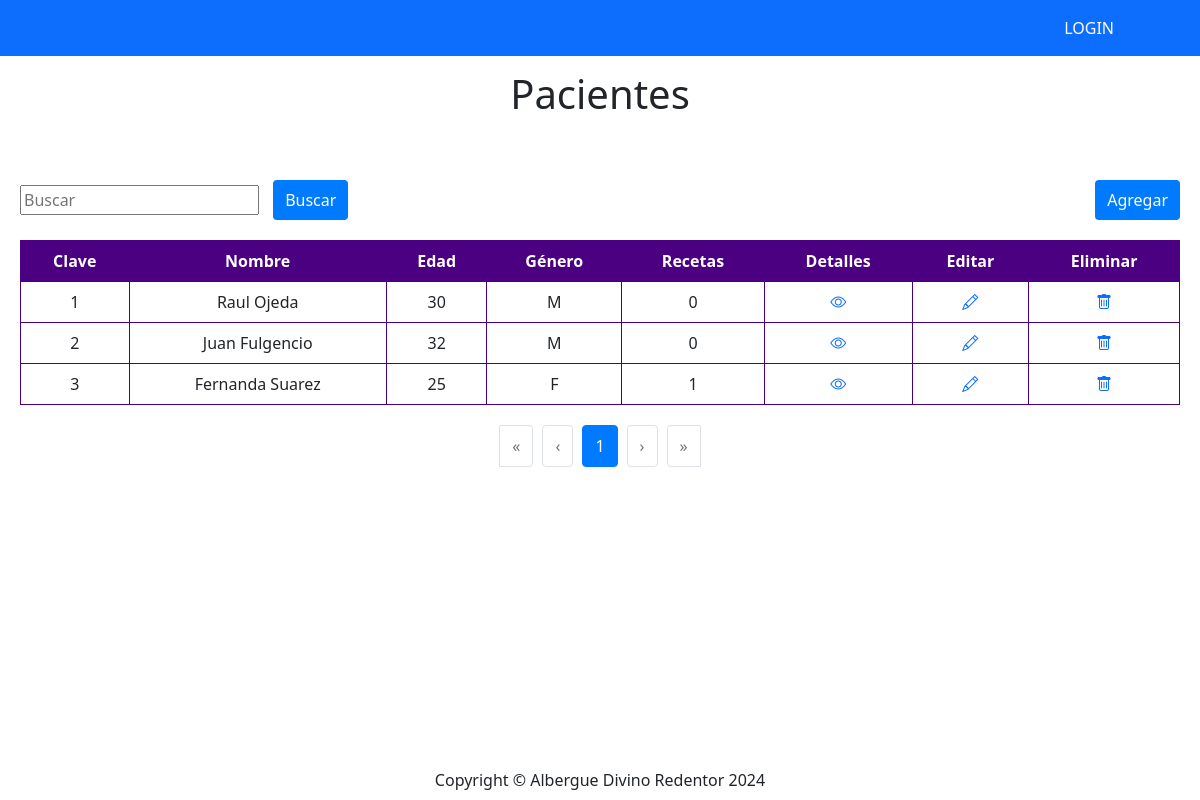
Before: /pacientes/ with the older database file.
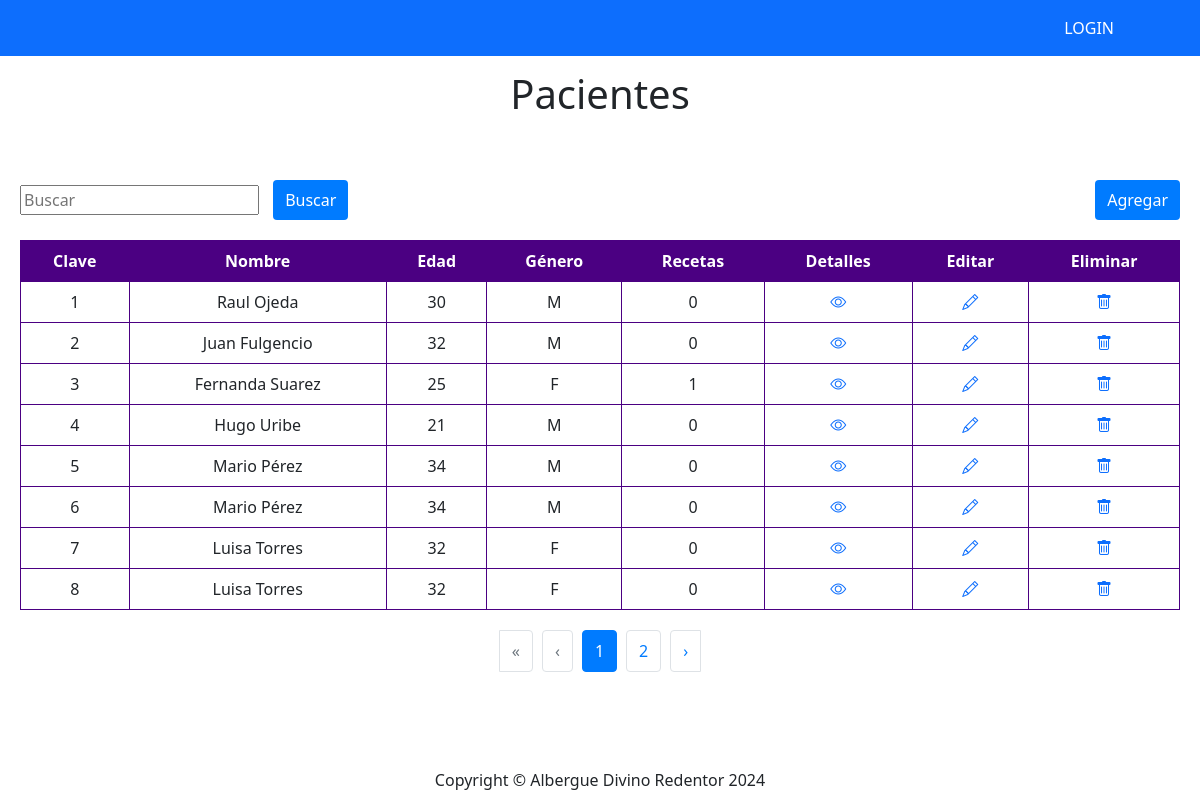
After: the same page with the newer database file.
### paciente/models.py (models this page shows, shortened)
class Paciente(models.Model):
    id = models.AutoField(primary_key=True)
    nombrePaciente = models.TextField(verbose_name="Nombre")
    apellidoPaciente = models.TextField(verbose_name="Apellido", null=True, blank=True)
    edad = models.IntegerField(verbose_name="Edad")
    genero = models.IntegerField(
        null=False,
        blank=False,
        verbose_name="Genero",
        choices = genero_opcion,
        default=1)
    fotoPaciente = models.FileField(upload_to="fotoPaciente", blank=True, null=True, verbose_name="Fotografia")
    created = models.DateTimeField(auto_now_add=True)
    updated = models.DateTimeField(auto_now_add=True)
    class Meta:
        verbose_name = "Paciente"
        verbose_name_plural = "Pacientes"
        ordering = ["id"]

### paciente/views.py (the view)
# urls.py: path('pacientes/', paciente_views.pacientes, name = "Pacientes"),
def pacientes(request):
    query = request.GET.get('busqueda','')
    lista_pacientes =  Paciente.objects.annotate(num_recetas=Count('receta')).only("id","nombrePaciente","apellidoPaciente","edad","genero")
    if query:
        pacientes = pacientes.filter(
            Q(nombrePaciente__icontains=query) |
            Q(apellidoPaciente__icontains=query)
        )
    paginacion = Paginator(lista_pacientes,8)
    pagina = request.GET.get('page')
    try:
        pacientes = paginacion.page(pagina)
    except PageNotAnInteger:
        pacientes = paginacion.page(1)
    except EmptyPage:
        pacientes = paginacion.page(paginacion.num_pages)
    return render(request, "paciente/viewPaciente.html",{'pacientes':pacientes, 'query':query})

### paciente/templates/paciente/viewPaciente.html (shortened to what this page needs)
{% extends "home/base.html" %}
{% block contenido %}
<div class="text-center" style= "padding:10px">
    <h1>Pacientes </h1>
</div>
<container class="container-table">
    <div class="container-button">
        <div class="box">
            <form method="GET" action="{% url 'Pacientes' %}">
                <input type="search" name="busqueda" value="{{query}}" placeholder="Buscar">
                <button  type="submit" class="button-search">Buscar</button>
            </form>
        </div>
        <button class="button-add" onclick="location.href='{% url 'RegistrarPac' %}'">Agregar</button>
    </div>
    <div class= "container-table">
<table class="table table-bordered border-purple text-center align-middle">
    <thead class= "table-purple">
        <tr class="text-white">
            <th>Clave</th>
            <th>Nombre</th>
            <th>Edad</th>
            <th>Género</th>
            <th>Recetas</th>
            <th>Detalles</th>
            <th>Editar</th>
            <th>Eliminar</th>
        </tr>
    </thead>
    <tboody>
        {% for paciente in pacientes  %}
        <tr>
            <td>{{paciente.id}}</td>
            <td>{{paciente.nombrePaciente}} {{paciente.apellidoPaciente}}</td>
            <td>{{paciente.edad}}</td>
            <td>{{paciente.get_genero_display}}</td>
            <td>{{paciente.num_recetas}}</td>
            <td><a href="{% url 'infoPaciente' paciente.id%}"><i class = "bi bi-eye"></a></i></td>
            <td><a href="{% url 'Editar' paciente.id%}"><i class="bi bi-pencil"></i></td>
            <td><a href="{% url 'Eliminar' paciente.id %}"><i class="bi bi-trash"></i></td>
        </tr>
        {% endfor %}
    </tboody>
</table>
</div>
<div class="pagination-container">
    <ul class="pagination-list">
        {% if pacientes.has_previous %}
            <li class="page-item">
                <a class="page-link" href="?page=1{% if query %}&q={{ query }}{% endif %}">&laquo;</a>
            </li>
            <li class="page-item">
                <a class="page-link" href="?page={{ pacientes.previous_page_number }}{% if query %}&q={{ query }}{% endif %}">&lsaquo;</a>
            </li>
        {% else %}
            <li class="page-item disabled">
                <span class="page-link">&laquo;</span>
            </li>
            <li class="page-item disabled">
                <span class="page-link">&lsaquo;</span>
            </li>
        {% endif %}
        {% for num in pacientes.paginator.page_range %}
            {% if pacientes.number == num %}
                <li class="page-item active">
                    <span class="page-link">{{ num }}</span>
                </li>
            {% elif num > pacientes.number|add:-3 and num < pacientes.number|add:3 %}
                <li class="page-item">
                    <a class="page-link" href="?page={{ num }}{% if query %}&q={{ query }}{% endif %}">{{ num }}</a>
                </li>
            {% endif %}
        {% endfor %}
        {% if pacientes.has_next %}
            <li class="page-item">
                <a class="page-link" href="?page={{ pacientes.next_page_number }}{% if query %}&q={{ query }}{% endif %}">&rsaquo;</a>
            </li>
        {% else %}
            <li class="page-item disabled">
                <span class="page-link">&rsaquo;</span>
            </li>
            <li class="page-item disabled">
                <span class="page-link">&raquo;</span>
            </li>
        {% endif %}
    </ul>
</div>
</container>
{% endblock  %}

Changed rows visible on the page:
added Paciente: id "4", nombrePaciente "Hugo", apellidoPaciente "Uribe", edad "21", genero "M", num_recetas "0"
added Paciente: id "5", nombrePaciente "Mario", apellidoPaciente "Pérez", edad "34", genero "M", num_recetas "0"
added Paciente: id "6", nombrePaciente "Mario", apellidoPaciente "Pérez", edad "34", genero "M", num_recetas "0"
added Paciente: id "7", nombrePaciente "Luisa", apellidoPaciente "Torres", edad "32", genero "F", num_recetas "0"
added Paciente: id "8", nombrePaciente "Luisa", apellidoPaciente "Torres", edad "32", genero "F", num_recetas "0"
Other visible differences:
new list line: "2"
